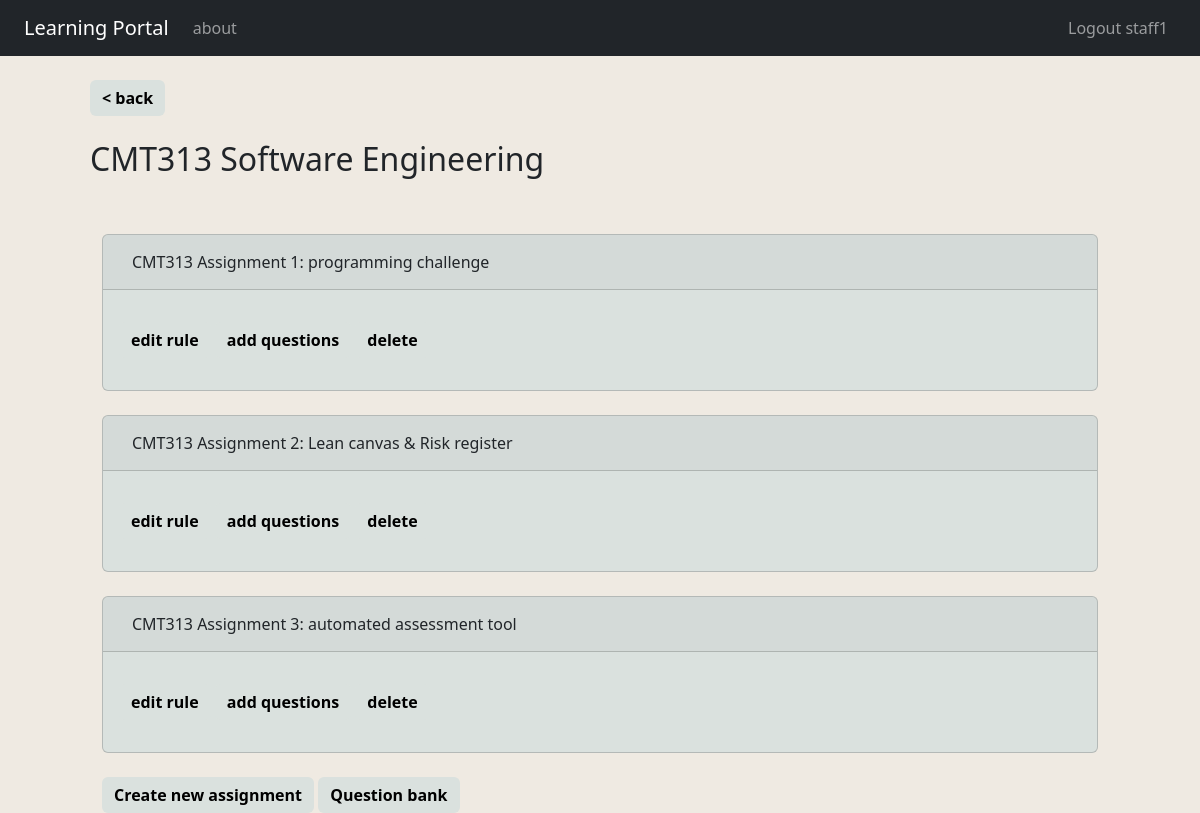
Screenshot of /module/1 (signed in) with the database file from the repository.
### models/models.py (models this page shows, shortened)
class User(db.Model, UserMixin):
    __tablename__ = 'user'
    id: Mapped[int] = mapped_column(Integer, primary_key=True, nullable=False)
    username: Mapped[str] = mapped_column(String, nullable=False)
    password: Mapped[str] = mapped_column(String, nullable=False)
    is_staff: Mapped[int] = mapped_column(Integer, nullable=False)
    year: Mapped[int] = mapped_column(Integer, nullable=False)
    modules: Mapped[List['Module']] = relationship(secondary=user_module, lazy=False, back_populates="users")

class Module(db.Model):
    __tablename__ = 'module'
    id: Mapped[int] = mapped_column(Integer, primary_key=True, nullable=False)
    name: Mapped[str] = mapped_column(String, nullable=False)
    code: Mapped[str] = mapped_column(String, nullable=False)
    users: Mapped[List['User']] = relationship(secondary=user_module, lazy=False, back_populates="modules")
    assignments: Mapped[List['Assignment']] = relationship(back_populates='module')
    mcqs: Mapped[List['Mcq']] = relationship(back_populates='module')
    tfs: Mapped[List['Tf']] = relationship(back_populates='module')

class Assignment(db.Model):  # not finished, is_open -> open & close, duration, max_attempts, etc...
    __tablename__ = 'assignment'
    id: Mapped[int] = mapped_column(Integer, primary_key=True, nullable=False)
    name: Mapped[str] = mapped_column(String, nullable=False)
    module_id: Mapped[int] = mapped_column(Integer, ForeignKey('module.id'), nullable=False)
    is_open: Mapped[int] = mapped_column(Integer, nullable=False)
    max_attempts: Mapped[int] = mapped_column(Integer, nullable=False)
    module: Mapped[Module] = relationship(lazy=False, back_populates='assignments')
    mcqs: Mapped[List['Mcq']] = relationship(secondary=assignment_question, lazy=False, back_populates="assignments", overlaps="tfs")
    tfs: Mapped[List['Tf']] = relationship(secondary=assignment_question, lazy=False, back_populates="assignments", overlaps="mcqs") # overlaps="mcqs"

### routes/logged.py (the view)
@app.route('/module/<module_id>', methods=['GET', 'POST'])
@login_required
def module(module_id):
    if current_user.is_staff == 1:
        delete_assignment_form = DeleteAssignmentForm()
        if delete_assignment_form.validate_on_submit():
            del_result = AssignmentService().delete_assignment(int(delete_assignment_form.assignment_id.data))
            if del_result:
                flash('Assignment successfully deleted', category='success')
            else:
                flash('Failed on deleting the assignment', category='warning')
    module = ModuleService().get_module(module_id)
    assignments = AssignmentService().get_module_assignment(module)
    if current_user.is_staff == 1:
        return render_template('module.html', module=module, assignments=assignments, delete_assignment_form=delete_assignment_form)
    else:
        return render_template('module.html', module=module, assignments=assignments)

### models/models.py (called while the page is built)
@login_manager.user_loader
def load_user(user_id):
    return db.session.get(User, user_id)

    def get_module(self, id):
        return db.session.get(Module, id)

    def get_module_assignment(self, module: Module):
        return module.assignments

### templates/module.html (shortened to what this page needs)
{% extends 'layout.html' %}
{% block body %}
<br>
<a class="btn btn-primary" href="{{ url_for('dashboard') }}" role="button" style="background-color: #DAE1DE; border: 0px; color: black; font-weight: 700;">
    < back
</a>
<br>
<br>
<h2>
    {{ module.code }} {{ module.name }}
</h2>
<br>
<div  class="container-xl">
    {% if current_user.is_staff != 0 %}
        {% for assignment in assignments %}
            <div class="card mt-4" style="background-color: #DAE1DE">
                {% if current_user.is_staff == 1 %}
                <div class="card-header">
                    <a class="btn fs-6" href="/module/{{module.id}}/assignment/{{assignment.id}}">{{ module.code }} {{ assignment.name }}</a>
                </div>
                {% endif %}
                <div class="card-body">
                    <p class="card-text">
                        {% if current_user.is_staff != 1  %}
                        <a class="btn fs-6" href="/module/{{module.id}}/assignment/{{assignment.id}}">{{ module.code }} {{ assignment.name }}</a>
                        {% else %}
                        <a class="btn btn-primary" href="/module/{{module.id}}/edit_assignment/{{assignment.id}}" role="button" style="background-color: #DAE1DE; border: 0px; color: black; font-weight: 700;">
                            edit rule
                        </a>
                        <a class="btn btn-primary" href="{{ url_for('assign_question_choose', module_id=module.id, assignment_id=assignment.id) }}" role="button" style="background-color: #DAE1DE; border: 0px; color: black; font-weight: 700;">
                            add questions
                        </a>
                        <a class="btn btn-primary" data-bs-toggle="modal" data-bs-target="#Modal-DeleteConfirm-{{ assignment.id }}" role="button" style="background-color: #DAE1DE; border: 0px; color: black; font-weight: 700;">
                            delete
                        </a>
                        {% endif %}
                    </p>
                </div>
            </div>
        {% endfor %}
    {% endif %}
    <br>
    {% if current_user.is_staff == 1 %}
    <a class="btn fs-6" style="background-color: #DAE1DE; border: 3px; color: black; font-weight: 700;" href="/module/{{module.id}}/new_assignment">
        Create new assignment
    </a>
    <a class="btn fs-6" style="background-color: #DAE1DE; border: 3px; color: black; font-weight: 700;" href="/module/{{module.id}}/question_bank/choose">
        Question bank
    </a>
    {% endif %}
</div>
{% endblock %}

### templates/layout.html (shortened to what this page needs)
<!DOCTYPE html>
<html lang="en">
<head>
    <link rel="stylesheet" href="/static/plugins/Bootstrap_5.3.2/bootstrap.min.css">
</head>
<body style="background-color: #EFEAE2; font-family: system-ui;">
    <nav class="navbar navbar-expand-md navbar-dark bg-dark ps-4 pe-4">
        {% if current_user.is_authenticated %}
            <a class="navbar-brand" href="{{ url_for('dashboard') }}">Learning Portal</a>
        {% else %}
            <a class="navbar-brand" href="{{ url_for('index') }}">Learning Portal</a>
        {% endif %}
        <div class="collapse navbar-collapse" id="navbarNav">
          <ul class="navbar-nav me-auto">
              <li class="nav-item">
                  <a class="nav-link" href="{{ url_for('about') }}">about</a>
              </li>
          </ul>
          {% if current_user.is_authenticated %}
          <ul class="navbar-nav">
              <li class="nav-item">
                  <a class="nav-link" href="{{ url_for('logout') }}">Logout {{ current_user.username }}</a>
              </li>
          </ul>
          {% else %}
          <ul class="navbar-nav">
              <li class="nav-item">
                  <a class="nav-link" href="{{ url_for('login') }}">Login</a>
              </li>
          </ul>
          {% endif %}
        </div>
    </nav>
    <div style="width: 85%; margin-inline: auto;">
        {% block body %}{% endblock %}
    </div>
</body>
</html>

### rows the page displays
User: username "staff1"
Module: code "CMT313", name "Software Engineering"
Assignment: name "Assignment 1: programming challenge"
Assignment: name "Assignment 2: Lean canvas & Risk register"
Assignment: name "Assignment 3: automated assessment tool"
